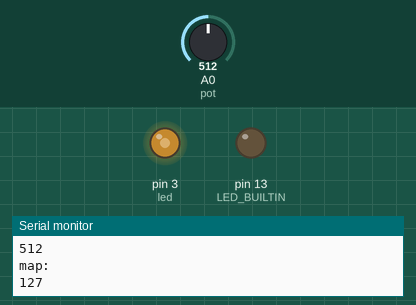
A sketch run on a simulated Arduino Uno, built with avr-gcc and run on an emulated ATmega328P. Shown: output pins drawn as LEDs (lit = HIGH), the last lines printed to the serial monitor. The inputs (shaded band) are chosen by the test bench; at power-on: A0 (pot) = 512.

Above: at 1.2 s.
1.3 s: A0 (pot) set to 716
At 2.2 s:
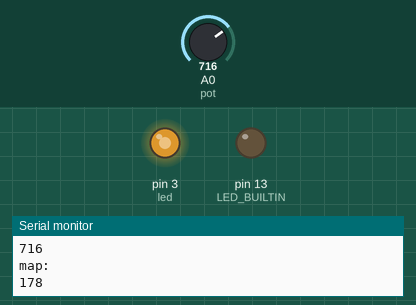
2.8 s: A0 (pot) set to 900
At 3.7 s:
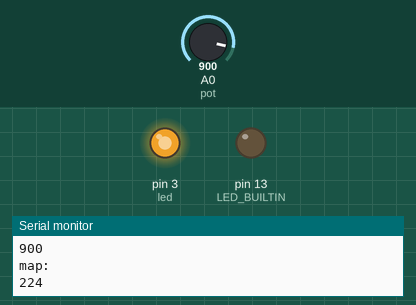
4.3 s: A0 (pot) set to 122
At 5.2 s:
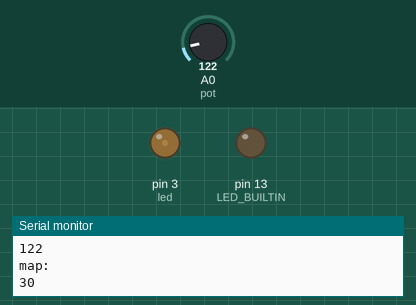
5.8 s: A0 (pot) set to 0
At 6.7 s:
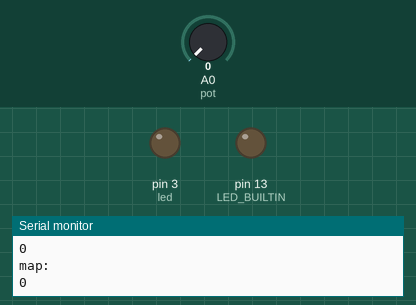
7.3 s: A0 (pot) set to 511
At 8.1 s:
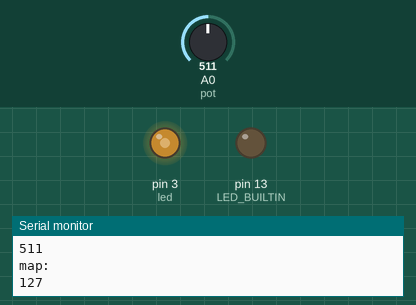
Timing chart, 0 to 9.8 s (numbered marks = the images above; inputs shaded):
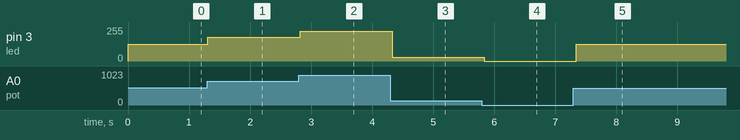

Measured:
- after the input at 1.3 s, pin 3 (led): 127/255 → 178/255 at once
- after the input at 2.8 s, pin 3 (led): 178/255 → 224/255 at once
- after the input at 4.3 s, pin 3 (led): 224/255 → 30/255 at once
- after the input at 5.8 s, pin 3 (led): 30/255 → 0/255 at once
- after the input at 7.3 s, pin 3 (led): 0/255 → 127/255 after 0.05 s

The sketch:

codigo.ino
```cpp
const int led = 3;
const int pot = 0;

void setup()
{
  pinMode(LED_BUILTIN, OUTPUT);
  Serial.begin(9600);
}

void loop()
{
  int var = analogRead(pot);
  int var2 = map(var, 0, 1023, 0, 255);
  analogWrite(led, var2);
    Serial.println("pot: ");
   Serial.println(var);
   Serial.println("map: ");
   Serial.println(var2);
   Serial.println(""
                 );
  delay(100);
}
```
